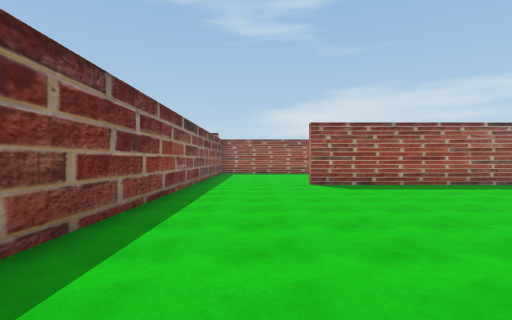
[1] (above)

20 first-person views from a walk through a 3-D level made in the Unity game engine. The camera is 1.4 m above the floor, looks level and sees 80° across. The floor is counted in squares, 2 m on a side. Each view is taken from the middle of a square. On the plan, view 1 faces up. The plan holds only what a view shows up to about 10 squares ahead; the rest is blank. The place goes on beyond the plan. The player character is not drawn. Some surface patterns are stand-ins.

[2]
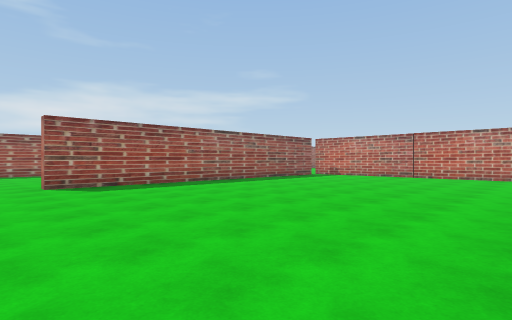

[3]
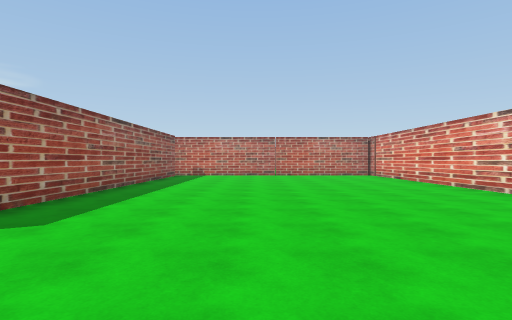

[4]
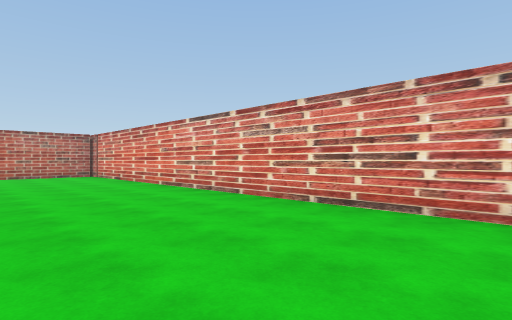

[5]
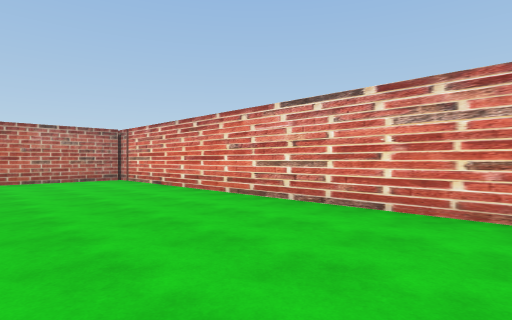

[6]
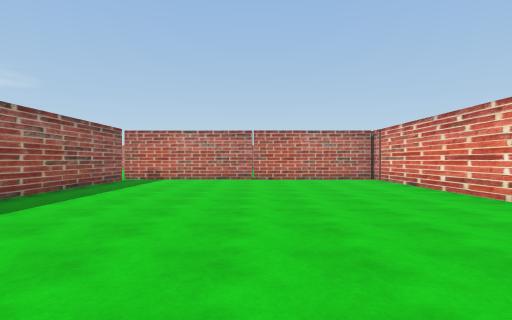

[7]
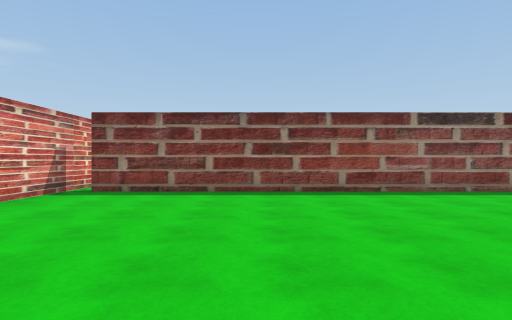

[8]
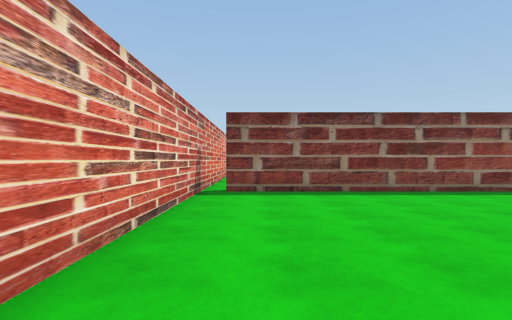

[9]
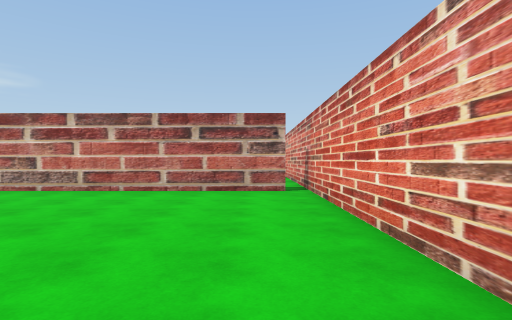

[10]
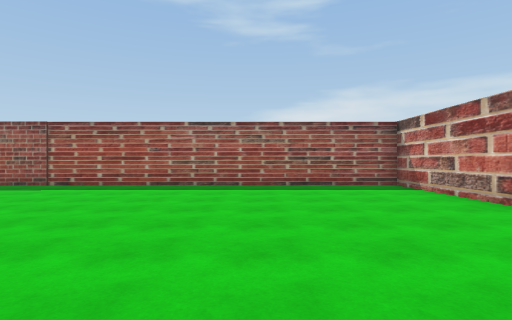

[11]
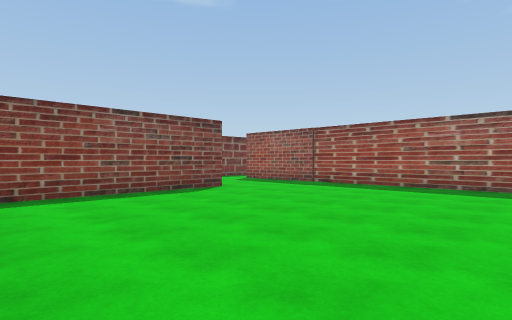

[12]
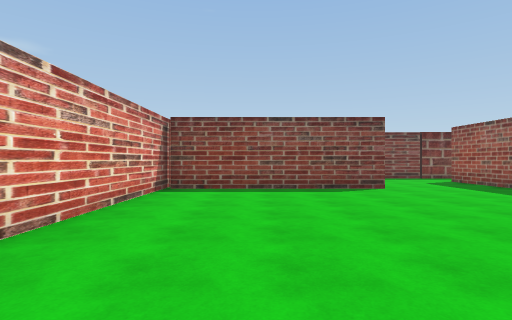

[13]
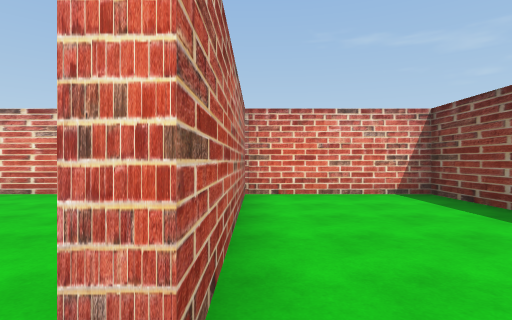

[14]
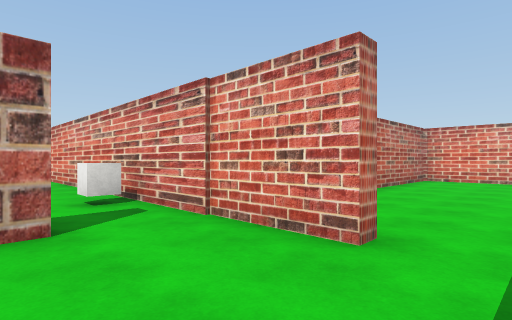

[15]
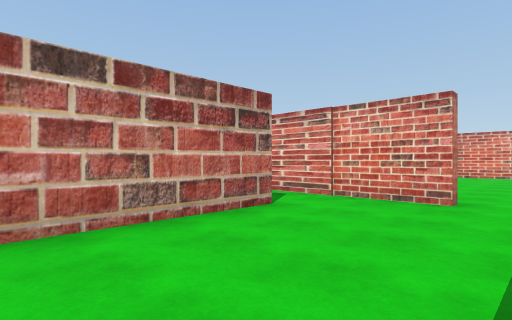

[16]
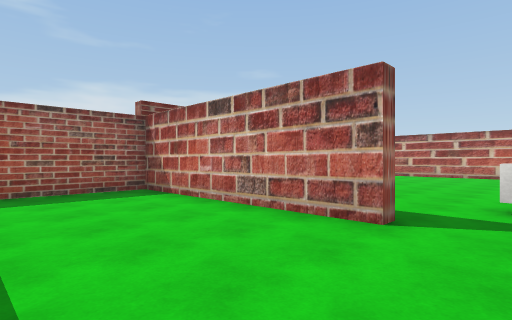

[17]
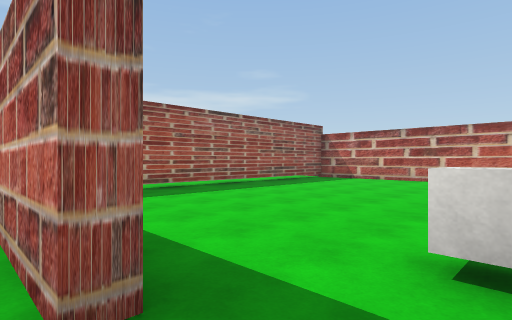

[18]
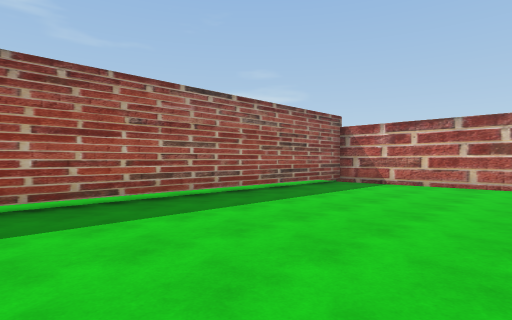

[19]
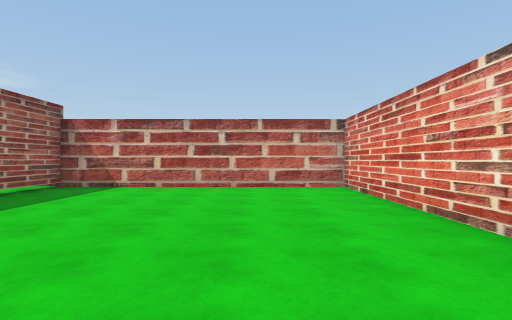

[20]
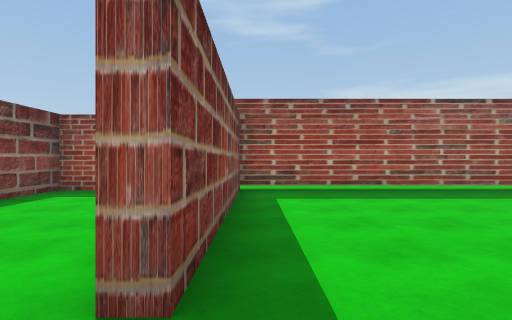

### Floor plan
Key: @ floor where view 1 was taken; # wall or solid block; . floor; T thing the floor can be seen under or through; O other object.
Columns run from 16 left of view 1 to 13 right of it. Each row starts with its distance up from view 1.
 17     ..........
 16 ####TTTTTTTTTT#
 15 ....T.........#
 14 ....T.........#
 13 ....#.........#
 12 ....#.........#  ..
 11 ....#.........#  ..
 10 ..............#....
  9 .....O........#...###########
  8 ..#############..............
  7 ..............#..............
  6 ..............#..............
  5  ...#.........#..............
  4  ...#.........#..............
  3 ....#.........#..............#
  2 ....#.........#..............#
  1 ....#.........#..............#
  0 ....#...........@............
 -1 #############################

Where each view was taken, in squares from view 1:
view 1: 0 up, 0 right, facing up
view 2: 0 up, 0 right, facing up-right
view 3: 5 up, 1 left, facing right
view 4: 4 up, 1 left, facing down-right
view 5: 4 up, 2 right, facing down-right
view 6: 4 up, 2 right, facing right
view 7: 4 up, 5 right, facing left
view 8: 1 up, 5 right, facing left
view 9: 1 up, 9 left, facing right
view 10: 0 up, 6 left, facing up
view 11: 0 up, 6 left, facing up-left
view 12: 2 up, 5 left, facing left
view 13: 6 up, 13 left, facing down
view 14: 11 up, 16 left, facing down-right
view 15: 14 up, 16 left, facing down-right
view 16: 9 up, 16 left, facing up-right
view 17: 9 up, 13 left, facing up-right
view 18: 11 up, 11 left, facing up-right
view 19: 11 up, 10 left, facing right
view 20: 9 up, 12 left, facing up
